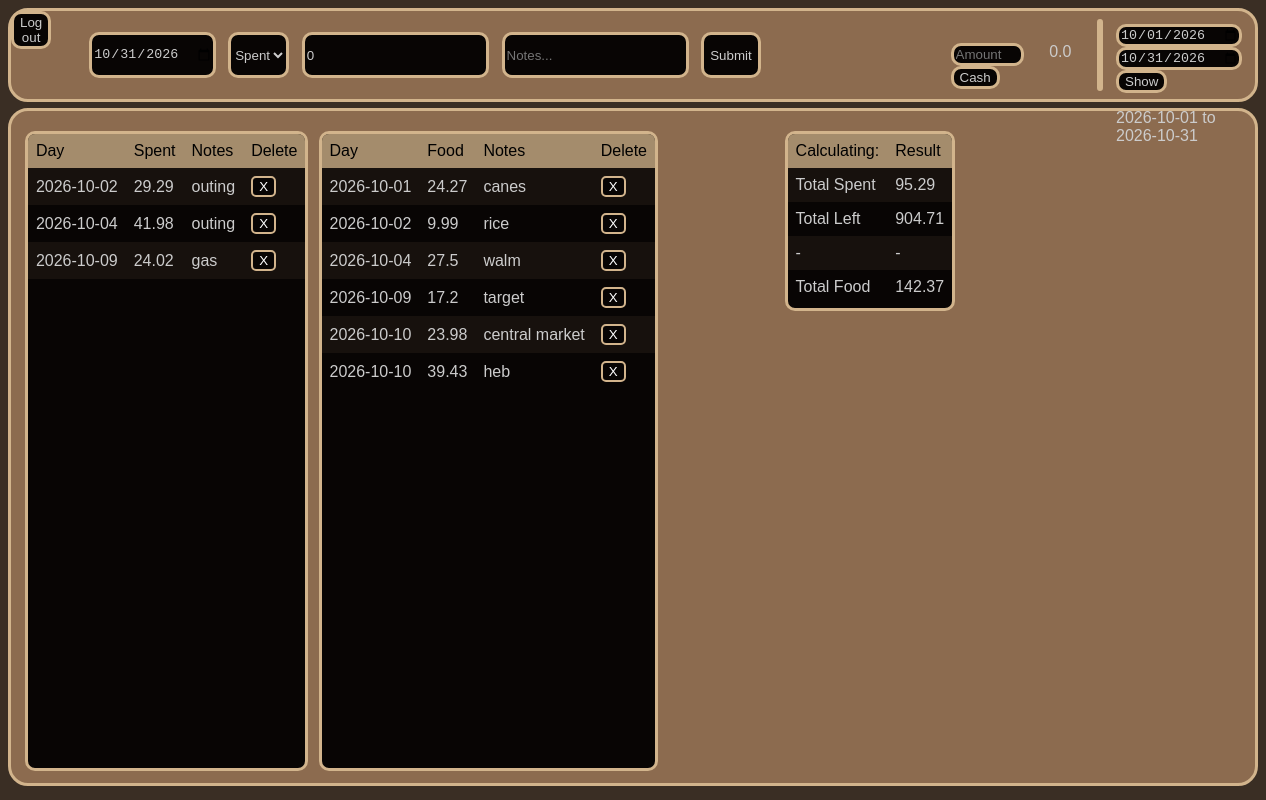
Page / (signed in) on the earlier database version.
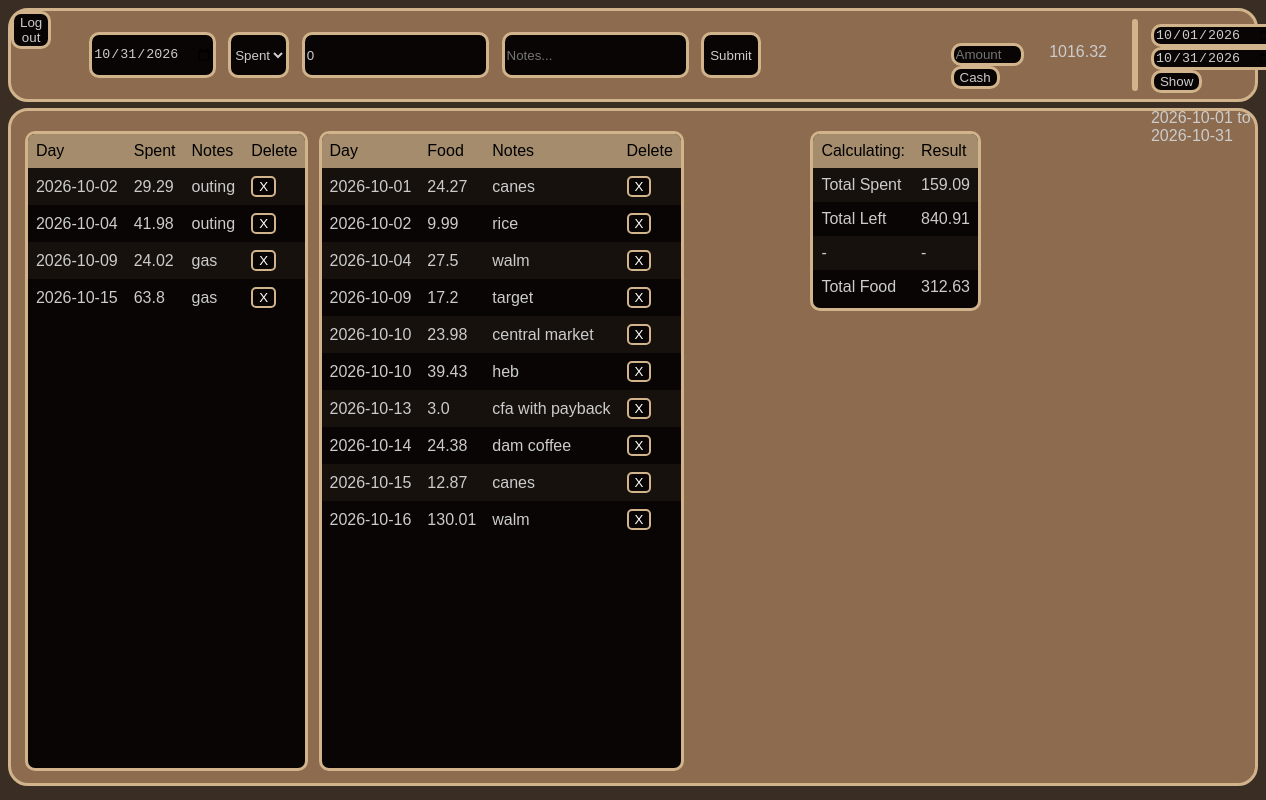
Same page on the later database version.
### tables this page shows
CREATE TABLE transactions (
    id           INTEGER PRIMARY KEY,
    user_id      INTEGER NOT NULL REFERENCES users(id),
    kind         TEXT NOT NULL CHECK (kind IN ('General_txn','Specific_txn','cash','food')),
    txn_date     TEXT NOT NULL,          -- stored as 'YYYY-MM-DD'
    amount_cents INTEGER NOT NULL,
    notes        TEXT
);

### app/routes.py (the view)
@main.route('/', methods=['GET', 'POST'])
@login_required
def dashboard(user_id):
    con, cur = db.get_connection()
    try:
        if request.method == 'POST':
            services.handle_form_submission(cur, con, request.form, user_id)
        start, end = services.get_date_range(request.args)
        data = services.get_dashboard_data(cur, start, end, user_id)
        return render_template(
            'index.html',
            start=start,
            end=end,
            filename=services.get_display_range(start, end),
            **data,
        )
    finally:
        db.close_connection(con)

### app/database.py (called while the page is built)
def get_connection(path=None):
    if path is None:
        path = DB_PATH
    con = sqlite3.connect(path)
    cur = con.cursor()
    return con, cur

def close_connection(con):
    con.close()

def _dollars(cents):
    return round(cents / 100, 2)

def get_sum(cur, kind, start, end, user_id):
    cur.execute(
        "SELECT SUM(amount_cents) FROM transactions "
        "WHERE user_id = ? AND kind = ? AND txn_date BETWEEN ? AND ?",
        (user_id, kind, start, end),
    )
    result = cur.fetchone()[0]
    return _dollars(result) if result is not None else 0

def get_rows(cur, kind, user_id, start=None, end=None, reverse=False):
    query = (
        "SELECT id, txn_date, amount_cents, notes FROM transactions "
        "WHERE user_id = ? AND kind = ?"
    )
    params = [user_id, kind]
    if start is not None:
        query += " AND txn_date >= ?"
        params.append(start)
    if end is not None:
        query += " AND txn_date <= ?"
        params.append(end)
    query += " ORDER BY txn_date, id"
    cur.execute(query, params)
    rows = [(r[0], r[1], _dollars(r[2]), r[3] or "") for r in cur.fetchall()]
    return rows[::-1] if reverse else rows

### app/routes.py (called while the page is built)
def login_required(view):
    @wraps(view)
    def wrapped(*args, **kwargs):
        user_id = session.get("user_id")
        if not isinstance(user_id, int):
            session.clear()
            flash("Please log in to view your budget.", "error")
            return redirect(url_for("main.login"))
        return view(user_id, *args, **kwargs)
    return wrapped

### app/services.py (called while the page is built)
def get_date_range(args):
    today = date.today()
    first = today.replace(day=1)
    next_month = (first + timedelta(days=32)).replace(day=1)
    last = next_month - timedelta(days=1)
    start = _valid_date(args.get('start')) or first.isoformat()
    end = _valid_date(args.get('end')) or last.isoformat()
    if start > end:
        start, end = end, start
    return start, end

def _valid_date(value):
    try:
        return datetime.strptime(value, "%Y-%m-%d").date().isoformat()
    except (TypeError, ValueError):
        return None

def get_display_range(start, end):
    return f"{start} to {end}"

### app/templates/index.html (shortened to what this page needs)
<!doctype html>
<html lang="en">
  <head>
    <link rel="stylesheet" href="../static/styles/style.css">
  </head>
  <body>
    <section class="panel header">
      <form method="POST" action="{{ url_for('main.logout') }}">
        <button type="submit" class="btn">Log out</button>
      </form>
      <form method="POST" class="entry-form">
        <input type="date" name="day" value="{{ end }}">
        <select name="type">
          <option value="spent">Spent</option>
        </select>
        <input type="number" name="amount" placeholder="Amount..." step=".01" value=0>
        <input type="text" name="notes" placeholder="Notes...">
        <button type="submit" class="btn">Submit</button>
      </form>
      <form method="POST" class="cash-form">
        <input type="number" name="cash" step=".01" placeholder="Amount">
        <button type="submit" class="btn">Cash</button>
      </form>
      <p class="cash-total">{{ totalCash }}</p>
      <table class="cash-table">
        {% for row in cashRows %}
          <tr>
            <td>{{ row[2] }}</td>
          </tr>
        {% endfor %}
      </table>
      <form method="GET" class="date-range">
        <input type="date" name="start" value="{{ start }}">
        <input type="date" name="end" value="{{ end }}">
        <button type="submit" class="btn">Show</button>
        <p>{{ filename }}</p>
      </form>
    </section>
    <section class="panel main">
      <table class="purchases">
        <thead>
          <tr>
            <td>Day</td>
            <td>Spent</td>
            <td>Notes</td>
            <td>Delete</td>
          </tr>
        </thead>
        <tbody>
          {% for row in purchaseRows %}
          <tr>
            <td>{{ row[1] }}</td>
            <td>{{ row[2] }}</td>
            <td>{{ row[3] }}</td>
            <td><form method="POST"><input type="hidden" name="csrf_token" value="{{ csrf_token() }}"><button class="remove-btn" name="removePurchase" value="{{ row[0] }}">X</button></form></td>
          </tr>
          {% endfor %}
        </tbody>
      </table>
      <table class="food">
        <thead>
          <tr>
            <td>Day</td>
            <td>Food</td>
            <td>Notes</td>
            <td>Delete</td>
          </tr>
        </thead>
        <tbody>
          {% for row in foodRows %}
          <tr>
            <td>{{ row[1] }}</td>
            <td>{{ row[2] }}</td>
            <td>{{ row[3] }}</td>
            <td><form method="POST"><input type="hidden" name="csrf_token" value="{{ csrf_token() }}"><button class="remove-btn" name="removeFood" value="{{ row[0] }}">X</button></form></td>
          </tr>
          {% endfor %}
        </tbody>
      </table>
      <table class="stats-table">
        <thead>
          <tr>
            <td>Calculating:</td>
            <td>Result</td>
          </tr>
        </thead>
        <tbody>
          <tr>
            <td>Total Spent</td>
            <td>{{ totalSpent }}</td>
          </tr>
          <tr>
            <td>Total Left</td>
            <td>{{ totalLeft }}</td>
          </tr>
          <tr>
            <td>-</td>
            <td>-</td>
          </tr>
          <tr>
            <td>Total Food</td>
            <td>{{ totalFood }}</td>
          </tr>
        </tbody>
      </table>
    </section>
  </body>
</html>

### app/static/styles/style.css (style rules this page uses)
:root { --page-bg: #3A2E24; --panel-bg: #8C6B4F; --accent: #D2B48C; --off-black: #080504; --accent-faint: #3A2E244d; --highlight: #000000; --text: #cccccc; --radius-lg: 20px; --radius-md: 10px; --radius-sm: 5px; --border-width: 3px; }
html { font-family: Arial, Helvetica, sans-serif; }
body { background-color: var(--page-bg); }
.panel { background: var(--panel-bg); border: var(--border-width) solid var(--accent); border-radius: var(--radius-lg); display: flex; }
.header { height: 11vh; color: var(--text); }
.main { height: 83vh; margin-top: .5%; padding: .3%; }
table { display: block; overflow-y: auto; text-wrap: wrap; margin: 2vh 0 1vh .8vw; background-color: var(--off-black); border: var(--border-width) solid var(--accent); border-radius: var(--radius-md); border-spacing: 0; }
thead { background-color: var(--accent); color: var(--highlight); }
tbody { color: var(--text); }
td, th { text-align: left; padding: 8px; }
tr:nth-child(odd) { background-color: var(--accent-faint); }
.cash-table { height: 9vh; margin: 1vh 0 1vh 2vw; border-collapse: separate; }
.stats-table { height: 180px; margin-left: 10vw; margin-right: 1vw; }
input[type=text], input[type=number], input[type=date], input[type=email], input[type=password], select, .btn { border: var(--border-width) solid var(--accent); border-radius: var(--radius-md); background-color: var(--off-black); color: var(--text); }
.remove-btn { border: 2px solid var(--accent); border-radius: var(--radius-sm); background-color: var(--off-black); color: white; }
.entry-form { display: flex; margin: 2.6vh 0 2.6vh 2vw; }
.entry-form > * + * { margin-left: 1vw; }
.cash-form { margin: 4vh 0 0 15vw; }
.cash-form input { width: 5vw; }
.cash-total { margin: 4vh 0 0 2vw; }
.date-range { margin: 1vw; }

Differences in the rows shown:
added transactions: txn_date "2026-10-15", row "63.8", notes "gas", {{ row[0] }} 514 (drawn)
added transactions: txn_date "2026-10-13", row "3.0", notes "cfa with payback", {{ row[0] }} 512 (drawn)
added transactions: txn_date "2026-10-14", row "24.38", notes "dam coffee", {{ row[0] }} 513 (drawn)
added transactions: txn_date "2026-10-15", row "12.87", notes "canes", {{ row[0] }} 515 (drawn)
added transactions: txn_date "2026-10-16", row "130.01", notes "walm", {{ row[0] }} 518 (drawn)
Other differences:
{{ totalCash }}: "0.0" → "1016.32"
{{ totalSpent }}: "95.29" → "159.09"
{{ totalLeft }}: "904.71" → "840.91"
{{ totalFood }}: "142.37" → "312.63"
